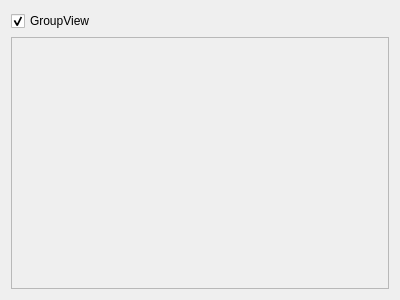
<?xml version="1.0" encoding="UTF-8"?>
<ui version="4.0">
 <class>qtCollapsibleGroupWidgetInternals</class>
 <widget class="QWidget" name="qtCollapsibleGroupWidgetInternals">
  <property name="geometry">
   <rect>
    <x>0</x>
    <y>0</y>
    <width>400</width>
    <height>300</height>
   </rect>
  </property>
  <property name="windowTitle">
   <string>Form</string>
  </property>
  <layout class="QVBoxLayout" name="verticalLayout">
   <item>
    <widget class="QCheckBox" name="VisibilityControl">
     <property name="text">
      <string>GroupView</string>
     </property>
     <property name="checked">
      <bool>true</bool>
     </property>
    </widget>
   </item>
   <item>
    <widget class="QFrame" name="BodyFrame">
     <property name="enabled">
      <bool>true</bool>
     </property>
     <property name="frameShape">
      <enum>QFrame::StyledPanel</enum>
     </property>
     <property name="frameShadow">
      <enum>QFrame::Raised</enum>
     </property>
     <layout class="QVBoxLayout" name="verticalLayout_3">
      <property name="margin">
       <number>5</number>
      </property>
     </layout>
    </widget>
   </item>
  </layout>
 </widget>
 <resources/>
 <connections>
  <connection>
   <sender>VisibilityControl</sender>
   <signal>toggled(bool)</signal>
   <receiver>BodyFrame</receiver>
   <slot>setShown(bool)</slot>
   <hints>
    <hint type="sourcelabel">
     <x>56</x>
     <y>14</y>
    </hint>
    <hint type="destinationlabel">
     <x>90</x>
     <y>78</y>
    </hint>
   </hints>
  </connection>
 </connections>
</ui>
